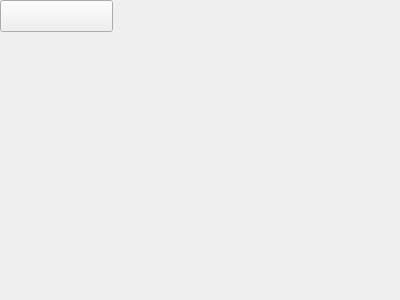
<?xml version="1.0" encoding="UTF-8"?>
<ui version="4.0">
 <class>TopWidget</class>
 <widget class="TopWidget" name="TopWidget">
  <property name="geometry">
   <rect>
    <x>0</x>
    <y>0</y>
    <width>400</width>
    <height>300</height>
   </rect>
  </property>
  <widget class="PositionableWidget&lt;ThreeStateButton&gt;" name="returnBtn">
   <property name="geometry">
    <rect>
     <x>0</x>
     <y>0</y>
     <width>113</width>
     <height>32</height>
    </rect>
   </property>
   <property name="text">
    <string/>
   </property>
  </widget>
 </widget>
 <customwidgets>
  <customwidget>
   <class>ThreeStateButton</class>
   <extends>QPushButton</extends>
   <header>ThreeStateButton.h</header>
  </customwidget>
  <customwidget>
   <class>PositionableWidget&lt;ThreeStateButton&gt;</class>
   <extends>ThreeStateButton</extends>
   <header>PositionableWidget.h</header>
  </customwidget>
  <customwidget>
   <class>TopWidget</class>
   <extends>QWidget</extends>
   <header>TopWidget.h</header>
   <container>1</container>
  </customwidget>
 </customwidgets>
 <resources/>
 <connections>
  <connection>
   <sender>returnBtn</sender>
   <signal>clicked()</signal>
   <receiver>TopWidget</receiver>
   <slot>onReturn()</slot>
   <hints>
    <hint type="sourcelabel">
     <x>56</x>
     <y>15</y>
    </hint>
    <hint type="destinationlabel">
     <x>199</x>
     <y>149</y>
    </hint>
   </hints>
  </connection>
 </connections>
 <slots>
  <slot>onReturn()</slot>
 </slots>
</ui>
